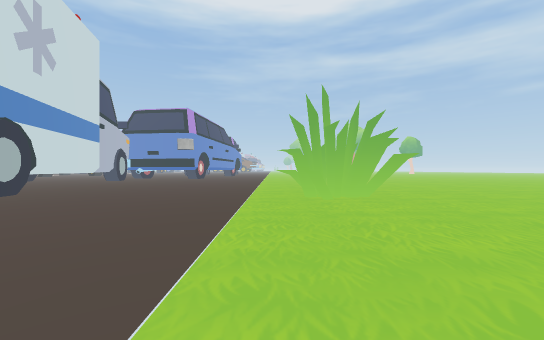
view 1 (above)

24 first-person views from a walk through a 3-D level made in the Unity game engine. The camera is 1.2 m above the floor, looks level and sees 90° across. The floor is counted in squares, 2 m on a side. Each view is taken from the middle of a square. On the plan, view 1 faces up. The plan holds only what a view shows up to about 9 squares ahead; the rest is blank. The place goes on beyond the plan. Some surface patterns are stand-ins.

view 2
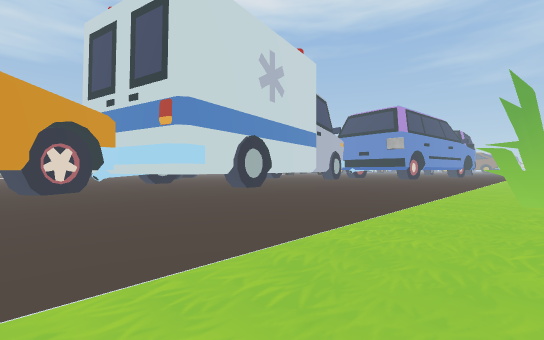

view 3
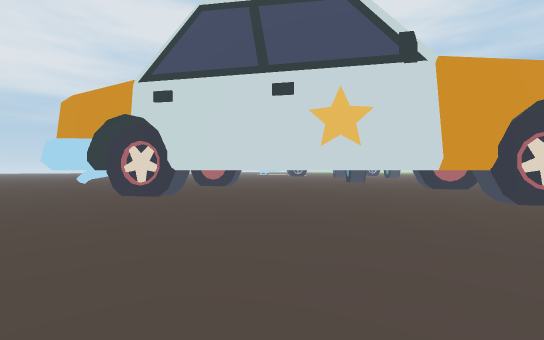

view 4
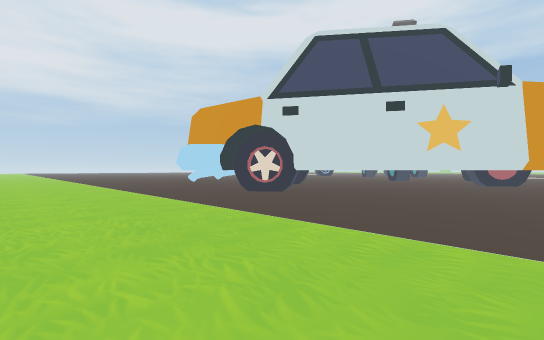

view 5
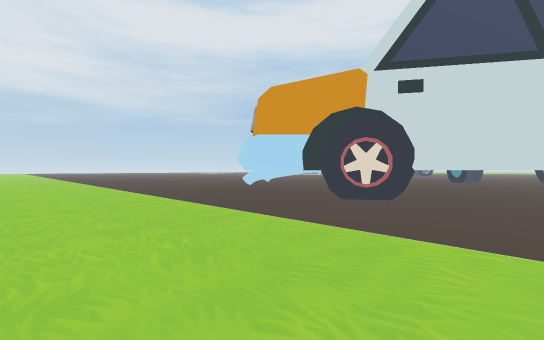

view 6
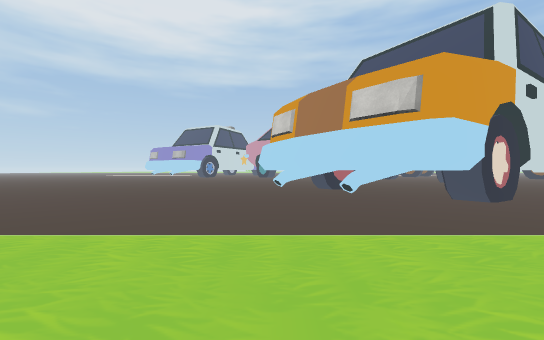

view 7
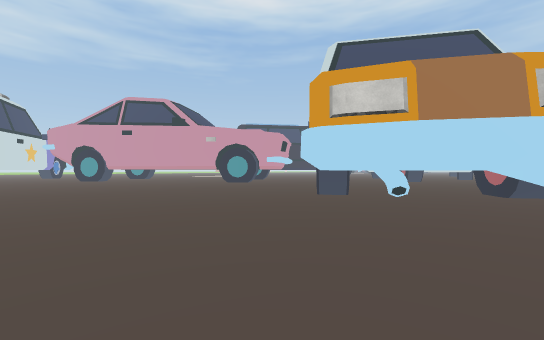

view 8
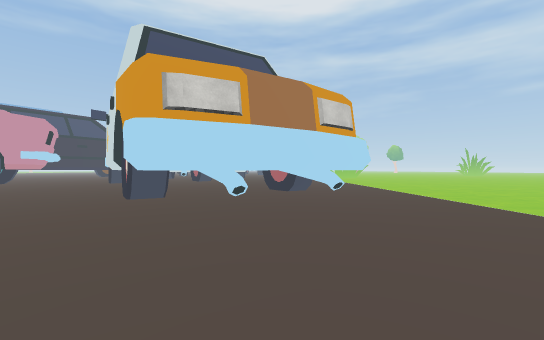

view 9
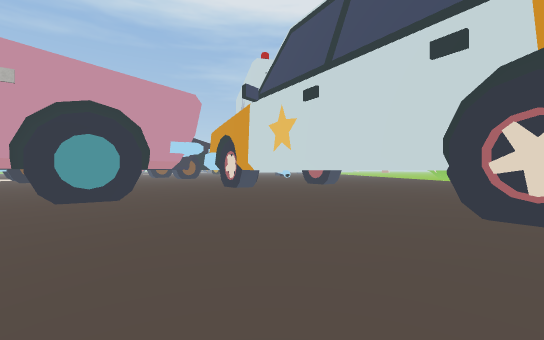

view 10
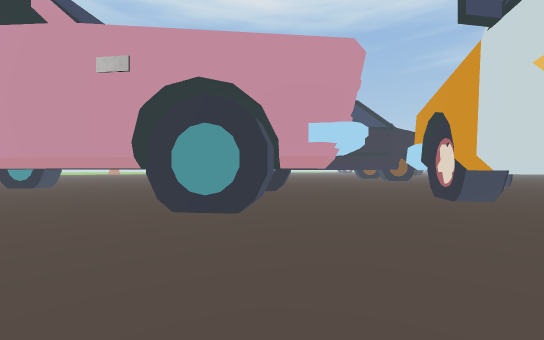

view 11
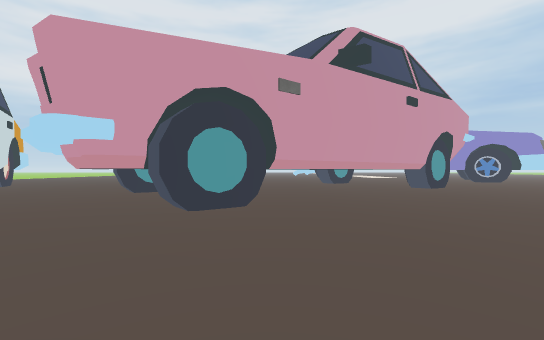

view 12
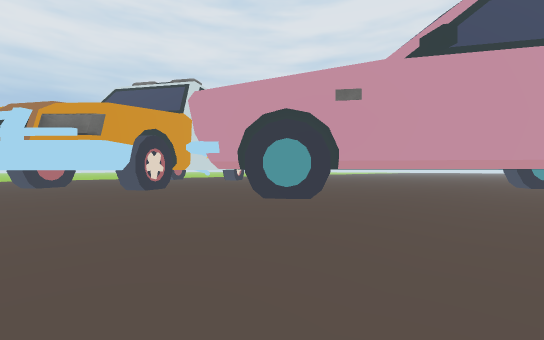

view 13
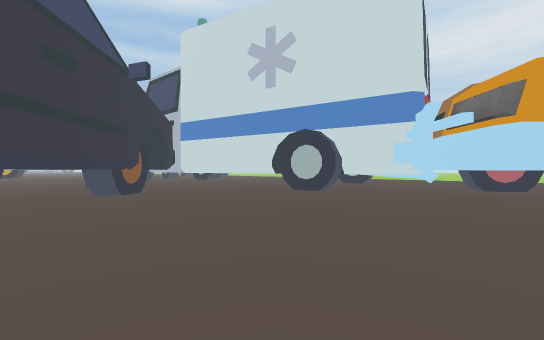

view 14
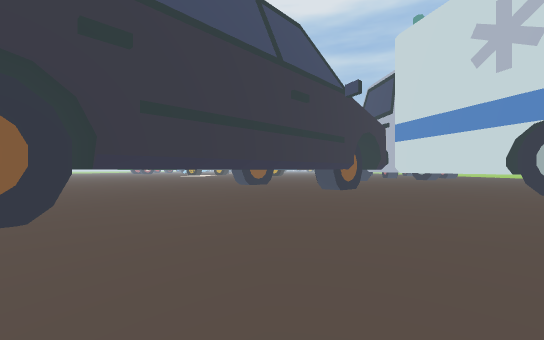

view 15
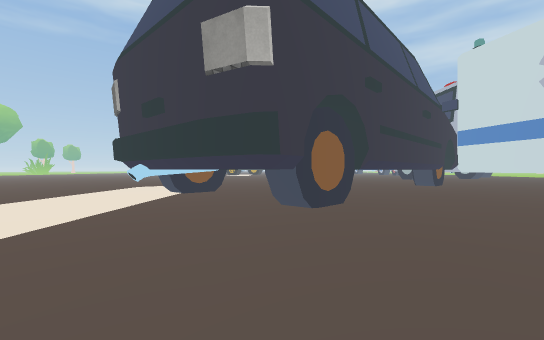

view 16
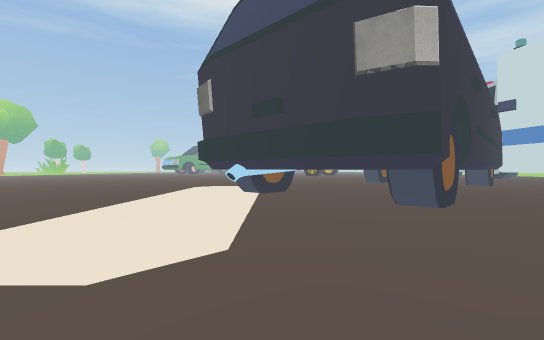

view 17
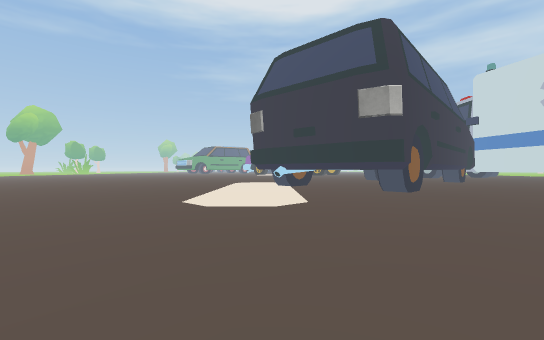

view 18
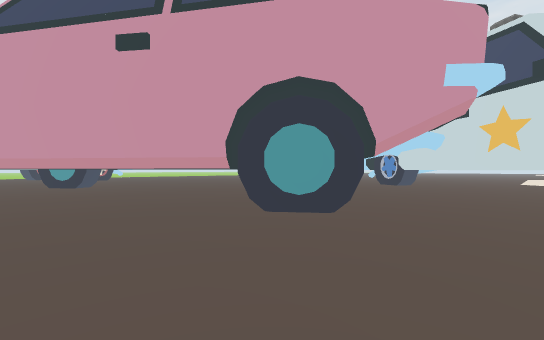

view 19
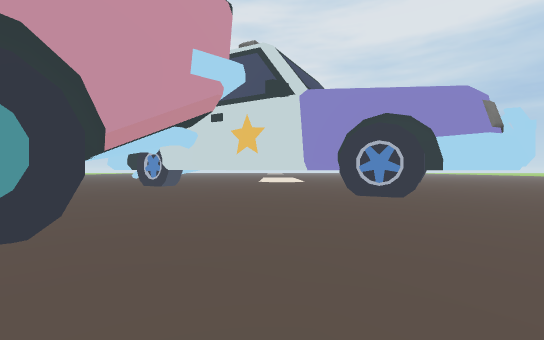

view 20
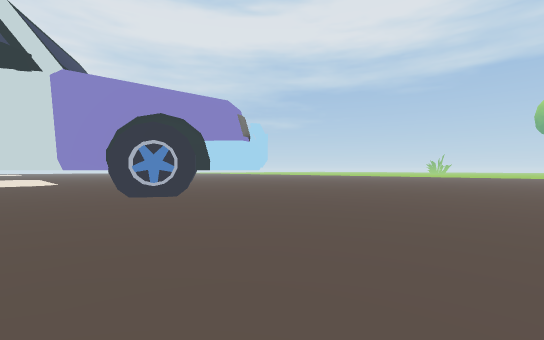

view 21
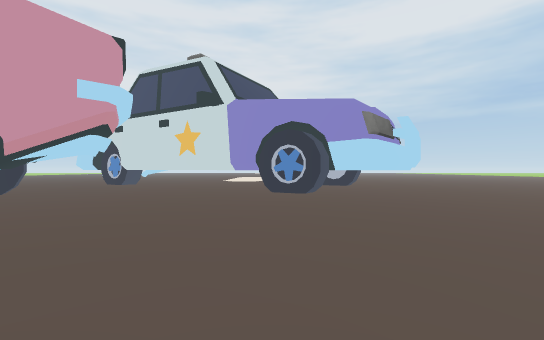

view 22
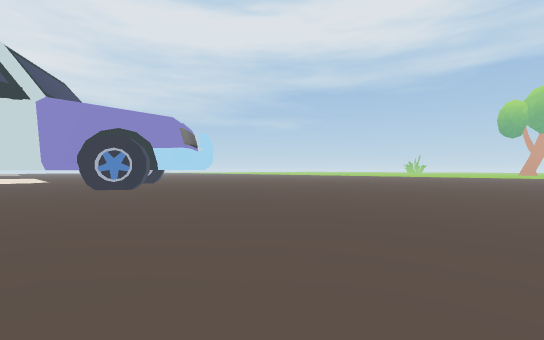

view 23
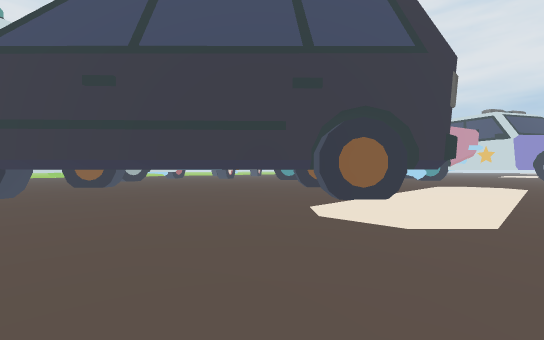

view 24
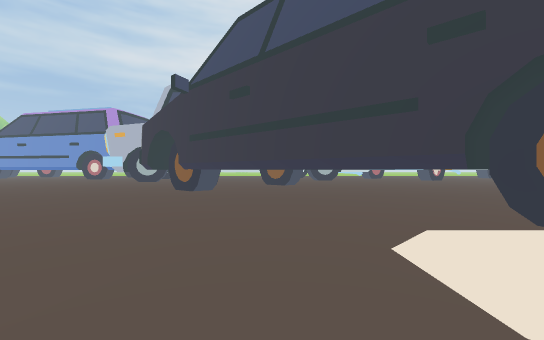

### Floor plan
Key: @ floor where view 1 was taken; # wall or solid block; . floor; W wheel; T thing the floor can be seen under or through.
Columns run from 33 left of view 1 to 2 right of it. Each row starts with its distance up from view 1.
 16               ..
 15              ...
 14             ....
 13            .....
 12           ......
 11          ......W                ..
 10       .......##                ...
  9       ......##     #      #........
  8       ......#    WW..#    #........
  7       .....T    ##...#    W.......##
  6  .........T    ##.....W    W......##
  5  ........WT    #......W    #......#.
  4   ......##    T.......##   #........
  3 ........##  TT........######........
  2 .........###W.........###...........
  1  .........##.........## #W.........
  0   ...................## ###......@..
 -1    ..................###  ##........
 -2 .................W##..W#   #........
 -3 ................#W#  ..#   ##.......
 -4 ...............#### #..##   ##......
 -5 .............###  ###...##   #......
 -6 ............##    #W.....#   #W.....
 -7 ...........W#    ##......### ###....
 -8 ..........###    #........W#####....
 -9 ...........#         ......####.....
-10 ....#.......###      ......##.......
-11 ...##W......#W      ................
-12 ..######.......    .................
-13 ..     ###.....   ..................
-14          ###...   .............. ...

Positions as (right, up) in squares from view 1, and headings:
1: (0, 0), facing up
2: (1, 0), facing up-left
3: (-1, 1), facing down-left
4: (2, 0), facing down-left
5: (2, -3), facing down-left
6: (2, -10), facing left
7: (-3, -14), facing up-left
8: (-4, -14), facing up
9: (-10, -11), facing up
10: (-10, -8), facing up-left
11: (-17, 2), facing down
12: (-20, 2), facing down-right
13: (-18, 0), facing up-right
14: (-18, -1), facing up
15: (-22, -3), facing up
16: (-24, -3), facing up
17: (-25, -6), facing up
18: (-25, -4), facing down-right
19: (-25, -5), facing down
20: (-25, -5), facing down-left
21: (-27, -4), facing down
22: (-25, -2), facing down-left
23: (-27, 10), facing down-right
24: (-27, 8), facing right
